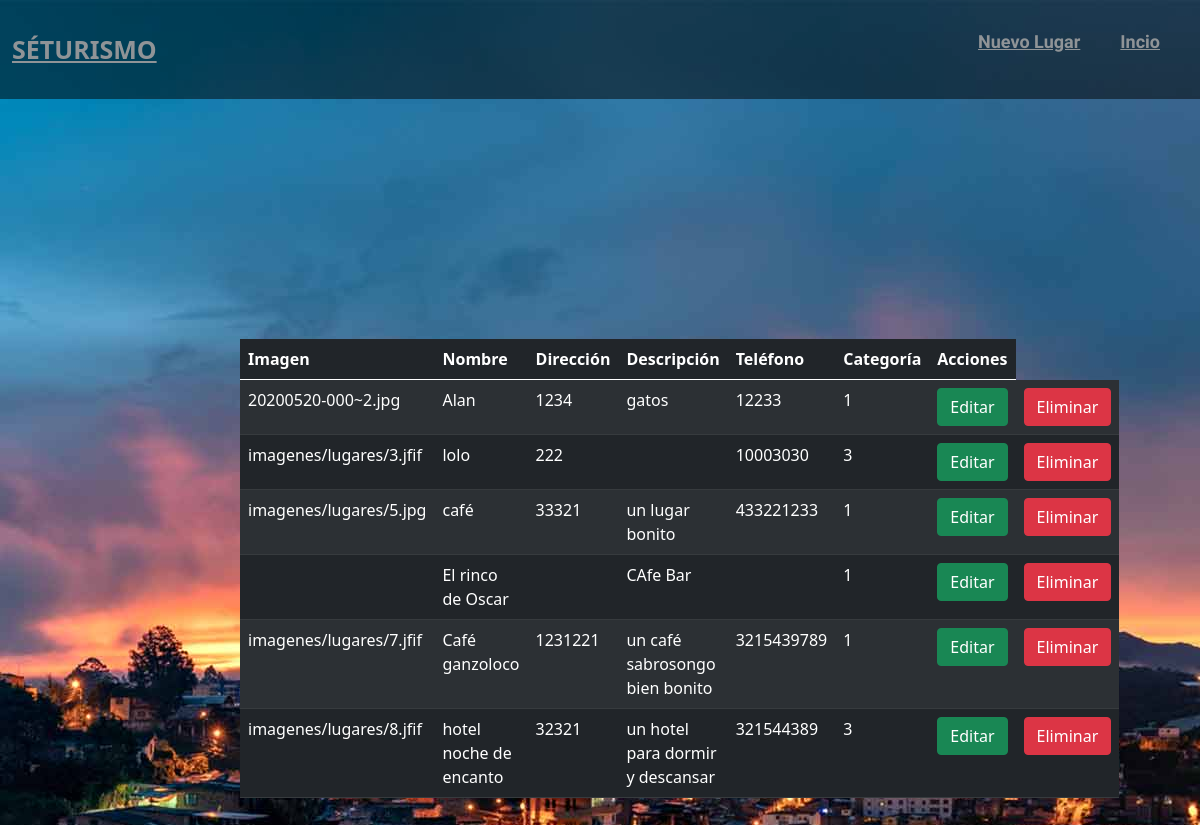
Screenshot of /lugares.php (signed in) with the database file from the repository.
### tables this page shows
CREATE TABLE `lugares` (
  `ID` int(11) NOT NULL,
  `category` int(11) NOT NULL,
  `image` varchar(1080) NOT NULL,
  `name` varchar(35) NOT NULL,
  `adress` varchar(25) NOT NULL,
  `description` varchar(200) NOT NULL,
  `phone` varchar(40) NOT NULL,
  `user` int(11) NOT NULL
);

### lugares.php (the view, shortened to what this page needs)
<!DOCTYPE html>
<html lang="en">
<head>
    <link href="https://cdn.jsdelivr.net/npm/bootstrap@5.0.0-beta1/dist/css/bootstrap.min.css" rel="stylesheet">
    <link rel="stylesheet" href="css/mostrar.css">
</head>
<body>
    <header class="header">
        <div class="container">
            <div class="menu">
                <a class="logo">séturismo</a>
                <nav class="navbar">
                    <ul>
                        <li><a href="formlugares.php">Nuevo Lugar</a> </li>
                        <li><a href="Admin.php">Incio</a> </li>
                    </ul>
                </nav>
    </header>
<div class="espacio-tabla">
    <table class="table table-dark table-striped">
  <thead>
    <tr>
      <th scope="col">Imagen</th>
      <th scope="col">Nombre</th>
      <th scope="col">Dirección</th>
      <th scope="col">Descripción</th>
      <th scope="col">Teléfono</th>
      <th scope="col">Categoría</th>
      <th scope="col">Acciones</th>
    </tr>
  </thead>
  <tbody>
<?php
$conexion=mysqli_connect("localhost", "root","", "seturismob");
   $sql="SELECT * FROM lugares";
   $result = mysqli_query($conexion, $sql);
   while($mostrar = mysqli_fetch_array($result)){
?>
    <tr>
      <td><?php echo $mostrar['image']?></th>
      <td><?php echo $mostrar['name']?></th>
      <td><?php echo $mostrar['adress']?></th>
      <td><?php echo $mostrar['description']?></th>
      <td><?php echo $mostrar['phone']?></th>
       <td><?php echo $mostrar['category']?></th>
       <td>
          <a class="btn btn-success" href="editlugares.php?id=<?php echo $mostrar['ID']?>">Editar</a>
           </td>
           <td>
           <form action="eliminarlug.php" method="POST">
               <a class="btn btn-danger" href="eliminarlug.php?id=<?php echo $mostrar['ID']?>">Eliminar</a>
           </form>
       </td>
    </tr>
    <?php
}
    ?>
  </tbody>
</table>
</div>
</body>
</body>
</html>

### css/mostrar.css (style rules this page uses)
* { margin: 0; padding: 0; box-sizing: border-box; text-decoration: none; list-style: none; }
.logo { border-radius: 58px; }
.espacio-tabla { padding: 20%; }
.header { background-color: rgba(0, 0, 0, 0.5); }
.menu { display: flex; justify-content: space-between; align-items: center; padding: 20px 0; }
.logo { color: #909497; font-size: 25px; font-weight: 800; text-transform: uppercase; }
.container { max-width: 1200px; margin: 0 auto; }
.menu .navbar ul { display: flex; }
.menu .navbar ul li a { font-size: 18px; padding: 0 20px; color: #909497; display: block; font-weight: 600; }
body { background-image: url(../imagenes/a.jpg); }
nav, .as { color: white; text-decoration: none; float:right; padding: 8px; font-family: 'Courgette', cursive; font-size: 25px; }

### rows the page displays
lugares: image "20200520-000~2.jpg", name "Alan", adress "1234", description "gatos", phone "12233", category "1"
lugares: image "imagenes/lugares/3.jfif", name "lolo", adress "222", phone "10003030", category "3"
lugares: image "imagenes/lugares/5.jpg", name "café", adress "33321", description "un lugar bonito", phone "433221233", category "1"
lugares: name "El rinco de Oscar", description "CAfe Bar", category "1"
lugares: image "imagenes/lugares/7.jfif", name "Café ganzoloco", adress "1231221", description "un café sabrosongo bien bonito", phone "3215439789", category "1"
lugares: image "imagenes/lugares/8.jfif", name "hotel noche de encanto", adress "32321", description "un hotel para dormir y descansar", phone "321544389", category "3"
